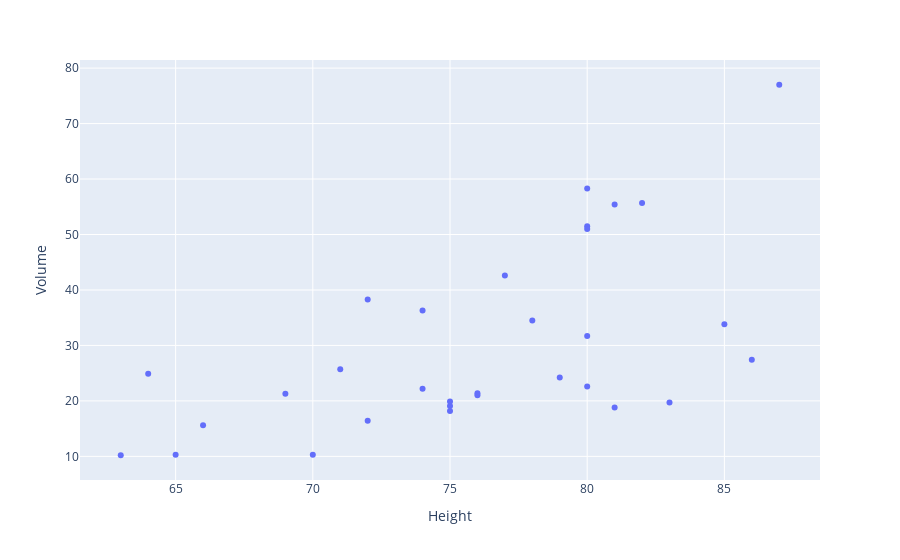

Notebook code cell kept with this figure:
### Markdown cell above
And create a scatterplot.

### Code cell
px.scatter(dataframe,x="Height",y="Volume")

#<xml xmlns="https://developers.google.com/blockly/xml"><variables><variable id="k#w4n=KvP~*sLy*OW|Jl">px</variable><variable id="B5p-Xul6IZ.0%nd96oa%">dataframe</variable></variables><block type="varDoMethod" id="O07?sQIdula@ap]/9Ogq" x="0" y="0"><mutation items="3"></mutation><field name="VAR" id="k#w4n=KvP~*sLy*OW|Jl">px</field><field name="MEMBER">scatter</field><data>px:scatter</data><value name="ADD0"><block type="variables_get" id="UE)!btph,4mdjsf[F37|"><field name="VAR" id="B5p-Xul6IZ.0%nd96oa%">dataframe</field></block></value><value name="ADD1"><block type="dummyOutputCodeBlock" id="~L)yq!Jze#v9R[^p;2{O"><field name="CODE">x="Height"</field></block></value><value name="ADD2"><block type="dummyOutputCodeBlock" id="yu5^$n1zXY3)#RcRx:~;"><field name="CODE">y="Volume"</field></block></value></block></xml>

### Figure 1 — Plotly figure (JSON) as saved in the notebook; plotly's stock layout.template omitted (floating-point values rounded to 4 significant figures)
{"data": [{"hovertemplate": "Height=%{x}<br>Volume=%{y}<extra></extra>", "legendgroup": "", "marker": {"color": "#636efa", "symbol": "circle"}, "mode": "markers", "name": "", "orientation": "v", "showlegend": false, "type": "scatter", "x": [70, 65, 63, 72, 81, 83, 66, 75, 80, 75, 79, 76, 76, 69, 75, 74, 85, 86, 71, 64, 78, 80, 74, 72, 77, 81, 82, 80, 80, 80, 87], "xaxis": "x", "y": [10.3, 10.3, 10.2, 16.4, 18.8, 19.7, 15.6, 18.2, 22.6, 19.9, 24.2, 21.0, 21.4, 21.3, 19.1, 22.2, 33.8, 27.4, 25.7, 24.9, 34.5, 31.7, 36.3, 38.3, 42.6, 55.4, 55.7, 58.3, 51.5, 51.0, 77.0], "yaxis": "y"}], "layout": {"legend": {"tracegroupgap": 0}, "margin": {"t": 60}, "xaxis": {"anchor": "y", "domain": [0, 1], "title": {"text": "Height"}}, "yaxis": {"anchor": "x", "domain": [0, 1], "title": {"text": "Volume"}}}}
